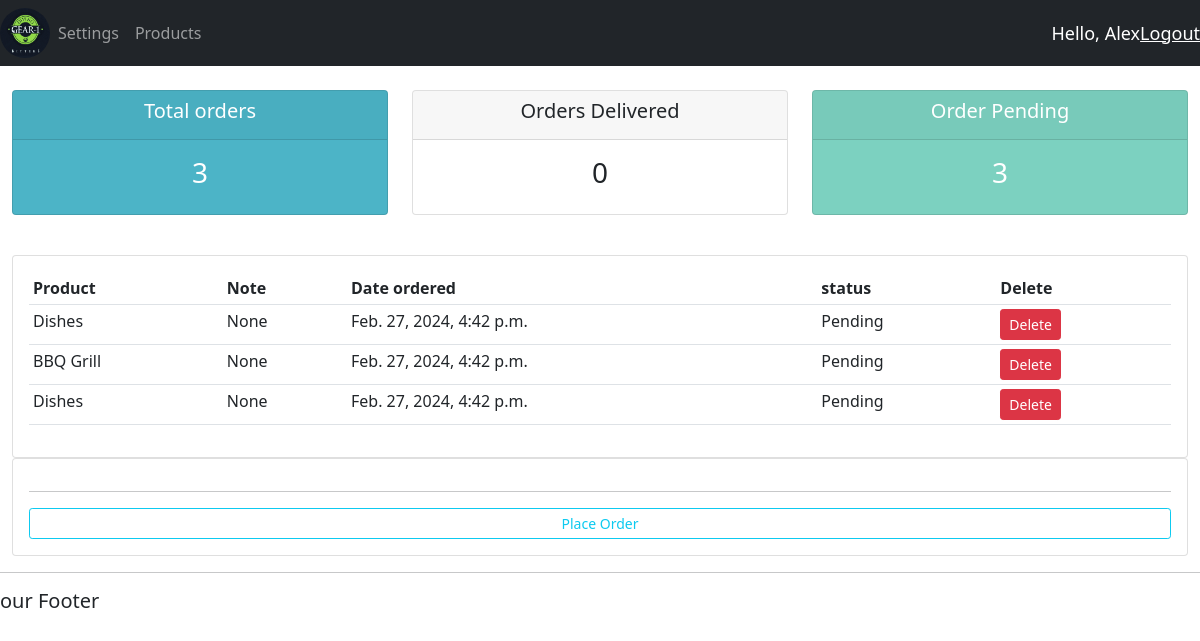
The app's page /user/ (signed in) with its own data.
### account/models.py (models this page shows, shortened)
class Order(models.Model):
    STATUS = (
        ('Pending','Pending'),
        ('out for delivery','out for deliver'),
        ('Delivered','Delivered')
    )
    customer = models.ForeignKey(Customer,null=True,on_delete=models.SET_NULL)
    product = models.ForeignKey(Product,null=True,on_delete=models.SET_NULL)
    date_created = models.DateTimeField(auto_now_add=True,null=True)
    status = models.CharField(max_length=200,null=True,choices=STATUS)
    note = models.CharField(max_length=1000,null=True)

class Product(models.Model):
    CATEGORY = (
        ('indoor','indoor'),
        ('outdoor','outdoor')
    )
    name = models.CharField(max_length=200,null=True)
    price = models.FloatField(null=True)
    category = models.CharField(max_length=200,null=True,choices=CATEGORY)
    description = models.CharField(max_length=200,null=True,blank=True)
    date_created = models.DateTimeField(auto_now_add=True,null=True)
    tags=models.ManyToManyField(Tag)
    def __str__(self):
        return self.name

### account/decorators.py (the view)
        def wrapper_func(request,*args,**kwargs):
            group = None
            if request.user.groups.exists():
                group = request.user.groups.all()[0].name
            if group in allowed_roles:
                return view_func(request,*args,**kwargs)
            else:
                return HttpResponse('You are not allowed to view')

### account/views.py (called while the page is built)
@login_required(login_url='login')
@allowed_users(allowed_roles=['customer'])
def userPage(request):
    orders = request.user.customer.order_set.all()
    customer = Customer.objects.get(user__id=request.user.id)
    total_orders = orders.count()
    delivered = orders.filter(status='Delivered').count()
    pending = orders.filter(status='Pending').count()
    context={
        'orders': orders,
        'total_orders':total_orders,
        'delivered':delivered,
        'pending':pending,
        'customer': customer
    }
    return render(request,'accounts/user.html',context)

### account/templates/accounts/user.html
 {%extends 'accounts/main.html'%}
    {% block content %}
    {% include 'accounts/status.html'%}
 <br>
 <div class="row">
     <div class="col-md">
         <div class="card card-body">
             <table class="table table-sm">
                 <tr>
                     <th>Product</th>
                     <th>Note</th>
                     <th>Date ordered</th>
                     <th>status</th>
                     <th>Delete</th>
                 </tr>
                 {% for order in orders %}
                 <tr>
                     <td>{{order.product}}</td>
                     <td>{{order.note}}</td>
                     <td>{{order.date_created}}</td>
                     <td>{{order.status}}</td>
                     <td><a class="btn btn-sm btn-danger" href="{% url 'delete_order' order.id %}">Delete</a></td>
                 </tr>
                 {% endfor %}
             </table>
         </div>
                                   <div class="card card-body">
             <hr>
             <a class="btn btn-outline-info btn-sm btn-block" href="{% url 'create_order' customer.id  %}">Place Order</a>
         </div>
     </div>
 </div>
    {% endblock %}

### account/templates/accounts/main.html (shortened to what this page needs)
{% load static %}
<!DOCTYPE html>
<html lang="en">
<head>
    <link href="https://cdn.jsdelivr.net/npm/bootstrap@5.0.2/dist/css/bootstrap.min.css"
          rel="stylesheet"
>
    <link rel="stylesheet" type="text/css" href="{% static 'css/main.css' %}">
</head>
<body>
    {% include 'accounts/navbar.html'%}
    <div class="container-fluid">
    {% block content %}
    {% endblock %}
    </div>
    <hr>
    <h5>our Footer</h5>
</body>
</html>

### account/templates/accounts/navbar.html (shortened to what this page needs)
{% load static %}
<nav class="navbar navbar-expand-lg navbar-dark bg-dark">
  <img src="{% static 'image/gear1.jpg' %}" style="width:50px; height:50px; border-radius:50%">
  <div class="collapse navbar-collapse" id="navbarNav">
    <ul class="navbar-nav">
      {% if request.user.is_staff %}
      <li class="nav-item active">
        <a class="nav-link" href="{% url 'Home'%}">Dashboard</a>
      </li>
      {% else %}
             <li class="nav-item">
        <a class="nav-link" href="{% url 'account'%}">Settings</a>
      </li>
      {% endif %}
      <li class="nav-item">
        <a class="nav-link" href="{% url 'Products'%}">Products</a>
      </li>
    </ul>
  </div>
  <span class="hello-msg"> Hello, {{request.user}} </span>
  <span><a class="hello-msg" href="{% url 'logout' %}">Logout</a></span>
</nav>

### account/templates/accounts/status.html
<br>
<div class="row">
    <div class="col">
        <div class="col-md">
            <div class="card text-center text-white mb-3" id="total-orders">
                <div class="card-header">
                    <h5 class="card-title">Total orders</h5>
                </div>
                <div class="card-body">
                    <h3 class="card-title">{{total_orders}}</h3>
                </div>
            </div>
        </div>
    </div>
    <div class="col">
        <div class="col-md">
            <div class="card text-center text-dark mb-3" id="orders-delivered">
                <div class="card-header">
                    <h5 class="card-title">Orders Delivered</h5>
                </div>
                <div class="card-body">
                    <h3 class="card-title">{{delivered}}</h3>
                </div>
            </div>
        </div>
    </div>
    <div class="col">
        <div class="col-md">
            <div class="card text-center text-white mb-3" id="order-pending">
                <div class="card-header">
                    <h5 class="card-title">Order Pending</h5>
                </div>
                <div class="card-body">
                    <h3 class="card-title">{{pending}}</h3>
                </div>
            </div>
        </div>
    </div>
</div>

### static/css/main.css (style rules this page uses)
body { background-color: #ebeffs; }
#total-orders { background-color: #4cb4c7; }
#order-pending { background-color: #7CD1C0; }

### account/templates/accounts/navbar.html (style rules this page uses)
.hello-msg { font-size: 18px; color : #fff; margin-size: 20px; }

### records on screen
Order: product "Dishes", note "None", date_created "Feb. 27, 2024, 4:42 p.m.", status "Pending"
Order: product "BBQ Grill", note "None", date_created "Feb. 27, 2024, 4:42 p.m.", status "Pending"
Order: product "Dishes", note "None", date_created "Feb. 27, 2024, 4:42 p.m.", status "Pending"

### other values on screen
{{ request.user }} "Alex"
{{ total_orders }} "3"
{{ delivered }} "0"
{{ pending }} "3"
